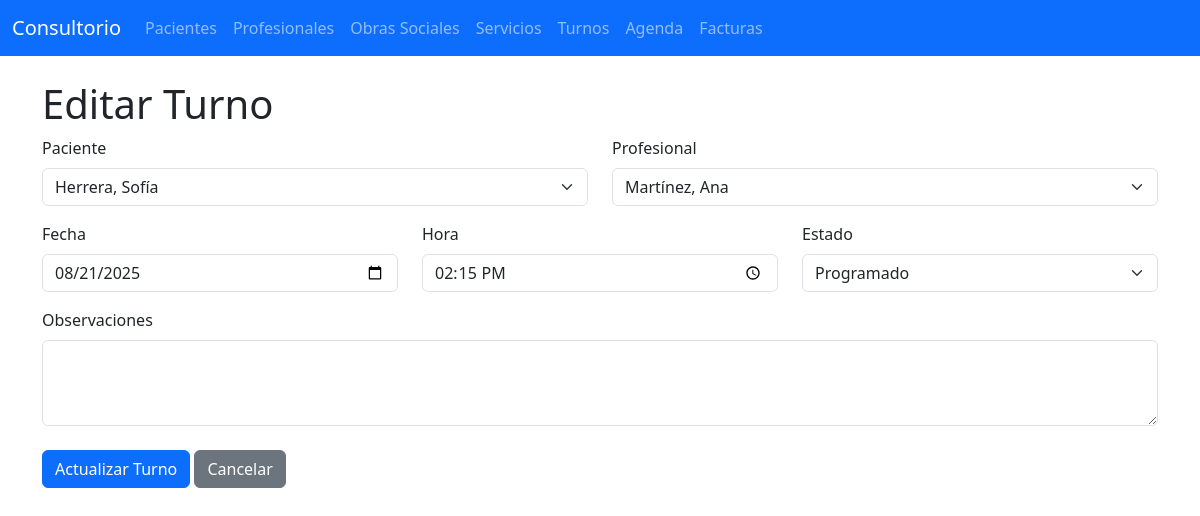
Screenshot of /turnos/edit/11 with the database file from the repository.
### tables this page shows
CREATE TABLE turnos (
                id INTEGER PRIMARY KEY AUTOINCREMENT,
                paciente_id INTEGER NOT NULL,
                profesional_id INTEGER NOT NULL,
                fecha DATE NOT NULL,
                hora TIME NOT NULL,
                estado TEXT DEFAULT 'Programado',
                observaciones TEXT,
                FOREIGN KEY (paciente_id) REFERENCES pacientes (id),
                FOREIGN KEY (profesional_id) REFERENCES profesionales (id)
            );

CREATE TABLE pacientes (
                id INTEGER PRIMARY KEY AUTOINCREMENT,
                nombre TEXT NOT NULL,
                apellido TEXT NOT NULL,
                dni TEXT UNIQUE NOT NULL,
                telefono TEXT,
                email TEXT,
                direccion TEXT,
                fecha_nacimiento DATE,
                obra_social_id INTEGER,
                numero_afiliado TEXT,
                FOREIGN KEY (obra_social_id) REFERENCES obras_sociales (id)
            );

CREATE TABLE profesionales (
                id INTEGER PRIMARY KEY AUTOINCREMENT,
                nombre TEXT NOT NULL,
                apellido TEXT NOT NULL,
                especialidad TEXT NOT NULL,
                matricula TEXT UNIQUE NOT NULL,
                telefono TEXT,
                email TEXT,
                honorarios REAL DEFAULT 0
            );

### app.py (the view, shortened to what this page needs)
@app.route('/turnos/edit/<int:id>', methods=['GET', 'POST'])
def edit_turno(id):
    conn = get_db_connection()
    turno = conn.execute('SELECT * FROM turnos WHERE id = ?', (id,)).fetchone()
    pacientes = conn.execute('SELECT id, nombre, apellido FROM pacientes ORDER BY apellido, nombre').fetchall()
    profesionales = conn.execute('SELECT id, nombre, apellido FROM profesionales ORDER BY apellido, nombre').fetchall()
    if turno is None:
        conn.close()
        flash('No se encontró el turno.', 'warning')
        return redirect(url_for('list_turnos'))
    conn.close()
    return render_template('turnos/form.html', action="edit", turno=turno, pacientes=pacientes, profesionales=profesionales)

### app.py (called while the page is built)
def get_db_connection():
    conn = sqlite3.connect(DATABASE)
    conn.row_factory = sqlite3.Row
    return conn

### templates/turnos/form.html (shortened to what this page needs)
{% extends 'layout.html' %}
{% block content %}
    <h1>
        {% if action == 'new' %}
            Agregar Nuevo Turno
        {% else %}
            Editar Turno
        {% endif %}
    </h1>
    <form method="post" action="{% if action == 'new' %}{{ url_for('add_turno') }}{% else %}{{ url_for('edit_turno', id=turno['id']) }}{% endif %}">
        <div class="row">
            <div class="col-md-6 mb-3">
                <label for="paciente_id" class="form-label">Paciente</label>
                <select class="form-select" id="paciente_id" name="paciente_id" required>
                    {% for p in pacientes %}
                        <option value="{{ p['id'] }}" {% if turno and turno['paciente_id'] == p['id'] %}selected{% endif %}>
                            {{ p['apellido'] }}, {{ p['nombre'] }}
                        </option>
                    {% endfor %}
                </select>
            </div>
            <div class="col-md-6 mb-3">
                <label for="profesional_id" class="form-label">Profesional</label>
                <select class="form-select" id="profesional_id" name="profesional_id" required>
                    {% for p in profesionales %}
                        <option value="{{ p['id'] }}" {% if turno and turno['profesional_id'] == p['id'] %}selected{% endif %}>
                            {{ p['apellido'] }}, {{ p['nombre'] }}
                        </option>
                    {% endfor %}
                </select>
            </div>
        </div>
        <div class="row">
            <div class="col-md-4 mb-3">
                <label for="fecha" class="form-label">Fecha</label>
                <input type="date" class="form-control" id="fecha" name="fecha" value="{{ turno['fecha'] if turno else '' }}" required>
            </div>
            <div class="col-md-4 mb-3">
                <label for="hora" class="form-label">Hora</label>
                <input type="time" class="form-control" id="hora" name="hora" value="{{ turno['hora'] if turno else '' }}" required>
            </div>
            <div class="col-md-4 mb-3">
                <label for="estado" class="form-label">Estado</label>
                <select class="form-select" id="estado" name="estado" required>
                    {% set estados = ['Programado', 'Confirmado', 'Atendido', 'Cancelado', 'No Asistió'] %}
                    {% for e in estados %}
                        <option value="{{ e }}" {% if turno and turno['estado'] == e %}selected{% endif %}>{{ e }}</option>
                    {% endfor %}
                </select>
            </div>
        </div>
        <div class="mb-3">
            <label for="observaciones" class="form-label">Observaciones</label>
            <textarea class="form-control" id="observaciones" name="observaciones" rows="3">{{ turno['observaciones'] if turno else '' }}</textarea>
        </div>
        <div class="mt-4">
            <button type="submit" class="btn btn-primary">
                {% if action == 'new' %}
                    Guardar Turno
                {% else %}
                    Actualizar Turno
                {% endif %}
            </button>
            <a href="{{ url_for('list_turnos') }}" class="btn btn-secondary">Cancelar</a>
        </div>
    </form>
{% endblock %}

### rows the page displays
turnos: paciente_id "Herrera, Sofía", profesional_id "Martínez, Ana", fecha "08/21/2025", hora "14:15", estado "Programado"
